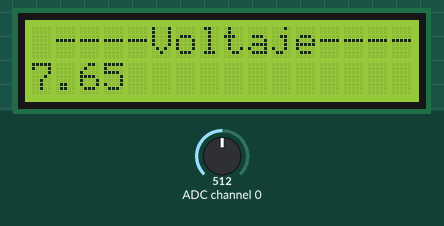
Recording of a program running on a simulated Raspberry Pi (BCM pin numbers). Parts: 16×2 character LCD. Inputs (shaded band) come from the test bench; at power-on: ADC channel 0 = 512 (analog values on the 0–1023 scale). Library files of the repository ran but are not shown: I2C_LCD_driver.py; what the program prints to the terminal is not drawn.

Above: at 1.4 s.
1.5 s: ADC channel 0 set to 716
At 3.0 s:
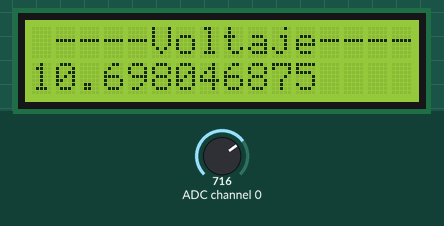
4.9 s: ADC channel 0 set to 900
At 6.5 s:
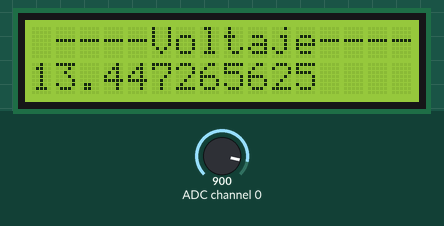
8.2 s: ADC channel 0 set to 1023
At 9.4 s:
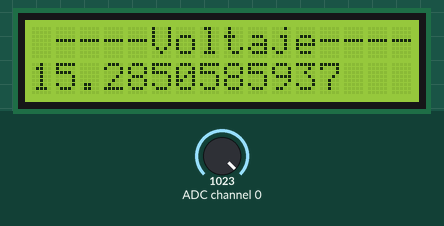
Timing chart, 0 to 11.2 s (numbered marks = the images above; inputs shaded):
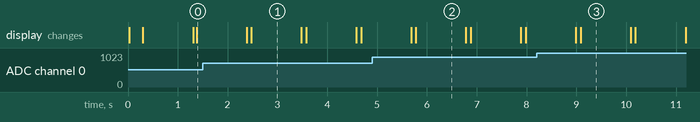

Measured:
- after the input at 1.5 s, the display: first differs from a run without the input after 0.98 s (image 1)
- after the input at 4.9 s, the display: first differs from a run without the input after 0.88 s (image 2)
- after the input at 8.2 s, the display: first differs from a run without the input after 0.88 s (image 3)
- what the display in image 1 shows lasts 1.0 s, from 2.5 s to 3.5 s

The program:

practica6.py
```python
#!/usr/bin/python

import spidev,time
import I2C_LCD_driver
mylcd = I2C_LCD_driver.lcd()
DEBUG = 0

spi = spidev.SpiDev()
spi.open(0,0)

    # read SPI data from MCP3002 chip
def get_adc(channel):
            # Only 2 channels 0 and 1 else return -1
            #if ((channel > 1) or (channel < 0)):
                    #return -1

            # Send start bit, sgl/diff, odd/sign, MSBF
            # channel = 0 sends 0000 0001 1000 0000 0000 0000
            # channel = 1 sends 0000 0001 1100 0000 0000 0000
            # sgl/diff = 1; odd/sign = channel; MSBF = 0
 r = spi.xfer2([1,(2+channel)<<6,0])

            # spi.xfer2 returns same number of 8 bit bytes
            # as sent. In this case, 3 - 8 bit bytes are returned
            # We must then parse out the correct 10 bit byte from
            # the 24 bits returned. The following line discards
            # all bits but the 10 data bits from the center of
            # the last 2 bytes: XXXX XXXX - XXXX DDDD - DDDD DDXX
 ret = ((r[1]&31) << 6) + (r[2] >> 2)
 return ret
while True:
	reading = get_adc(0)
	voltage = (reading *3.3/1024)/(3300.0/15300.0)
	vstring= str(voltage)
	mylcd.lcd_clear()
	mylcd.lcd_display_string(" ----Voltaje----", 1)
	mylcd.lcd_display_string(vstring, 2)
	print voltage
	time.sleep(1)
```
